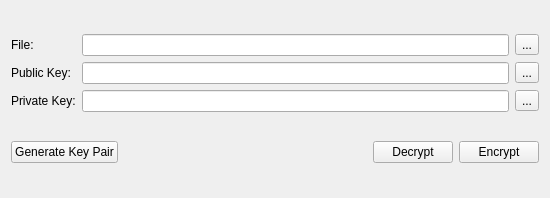
<?xml version="1.0" encoding="UTF-8"?>
<ui version="4.0">
 <class>MainWindow</class>
 <widget class="QMainWindow" name="MainWindow">
  <property name="geometry">
   <rect>
    <x>0</x>
    <y>0</y>
    <width>550</width>
    <height>198</height>
   </rect>
  </property>
  <property name="windowTitle">
   <string notr="true">PGP Again</string>
  </property>
  <property name="windowIcon">
   <iconset resource="../res.qrc">
    <normaloff>:/icon/icon</normaloff>:/icon/icon</iconset>
  </property>
  <widget class="QWidget" name="centralWidget">
   <layout class="QVBoxLayout" name="verticalLayout">
    <item>
     <layout class="QGridLayout" name="gridLayout">
      <item row="0" column="2">
       <widget class="QLineEdit" name="lineEdit_file"/>
      </item>
      <item row="0" column="0">
       <widget class="QLabel" name="label_file">
        <property name="text">
         <string>File:</string>
        </property>
       </widget>
      </item>
      <item row="0" column="3">
       <widget class="QToolButton" name="toolButton_file">
        <property name="text">
         <string notr="true">...</string>
        </property>
       </widget>
      </item>
      <item row="2" column="2">
       <widget class="QLineEdit" name="lineEdit_prikey"/>
      </item>
      <item row="2" column="0">
       <widget class="QLabel" name="label_prikey">
        <property name="text">
         <string>Private Key:</string>
        </property>
       </widget>
      </item>
      <item row="2" column="3">
       <widget class="QToolButton" name="toolButton_prikey">
        <property name="text">
         <string notr="true">...</string>
        </property>
       </widget>
      </item>
      <item row="1" column="0">
       <widget class="QLabel" name="label_pubkey">
        <property name="text">
         <string>Public Key:</string>
        </property>
       </widget>
      </item>
      <item row="1" column="3">
       <widget class="QToolButton" name="toolButton_pubkey">
        <property name="text">
         <string notr="true">...</string>
        </property>
       </widget>
      </item>
      <item row="1" column="2">
       <widget class="QLineEdit" name="lineEdit_pubkey"/>
      </item>
     </layout>
    </item>
    <item>
     <layout class="QHBoxLayout" name="horizontalLayout">
      <item>
       <widget class="QPushButton" name="pushButton_keygen">
        <property name="text">
         <string>Generate Key Pair</string>
        </property>
       </widget>
      </item>
      <item>
       <spacer name="horizontalSpacer">
        <property name="orientation">
         <enum>Qt::Horizontal</enum>
        </property>
        <property name="sizeHint" stdset="0">
         <size>
          <width>172</width>
          <height>20</height>
         </size>
        </property>
       </spacer>
      </item>
      <item>
       <widget class="QPushButton" name="pushButton_decrypt">
        <property name="text">
         <string>Decrypt</string>
        </property>
       </widget>
      </item>
      <item>
       <widget class="QPushButton" name="pushButton_encrypt">
        <property name="text">
         <string>Encrypt</string>
        </property>
       </widget>
      </item>
     </layout>
    </item>
   </layout>
  </widget>
 </widget>
 <layoutdefault spacing="6" margin="11"/>
 <resources>
  <include location="../res.qrc"/>
 </resources>
 <connections/>
</ui>
